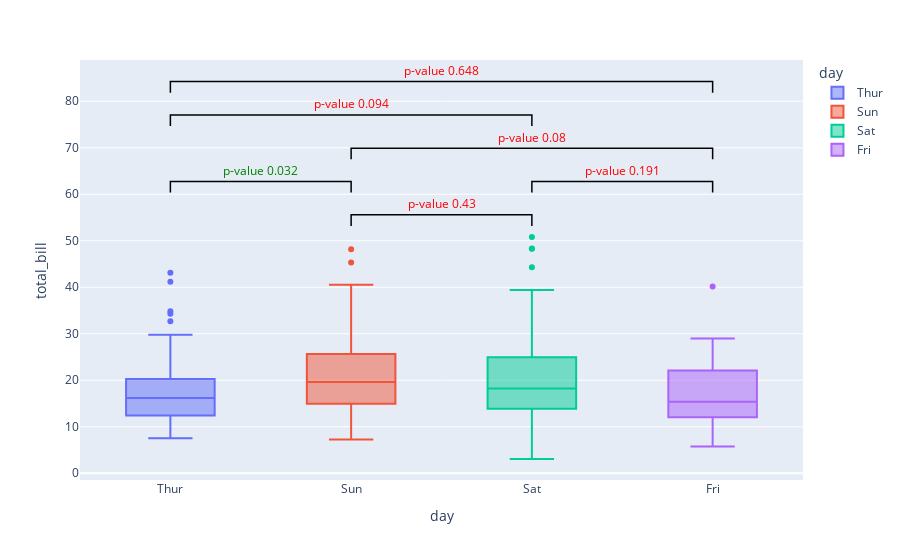

Write notebook code for a chart like this one.
### Code cell
df = sns.load_dataset("tips")
x = "day"
y = "total_bill"

tap.plot_stats(df, x, y, type_plot="box",type_test="Mann-Whitney", order=["Thur", "Sun", "Sat", "Fri"], type_correction="Benjamini-Hochberg")

### Figure 1 — Plotly figure (JSON) as saved in the notebook; plotly's stock layout.template omitted (floating-point values rounded to 4 significant figures)
{"data": [{"alignmentgroup": "True", "hovertemplate": "day=%{x}<br>total_bill=%{y}<extra></extra>", "legendgroup": "Thur", "marker": {"color": "#636efa"}, "name": "Thur", "notched": false, "offsetgroup": "Thur", "orientation": "v", "showlegend": true, "type": "box", "x": ["Thur", "Thur", "Thur", "Thur", "Thur", "Thur", "Thur", "Thur", "Thur", "Thur", "Thur", "Thur", "Thur", "Thur", "Thur", "Thur", "Thur", "Thur", "Thur", "Thur", "Thur", "Thur", "Thur", "Thur", "Thur", "Thur", "Thur", "Thur", "Thur", "Thur", "Thur", "Thur", "Thur", "Thur", "Thur", "Thur", "Thur", "Thur", "Thur", "Thur", "Thur", "Thur", "Thur", "Thur", "Thur", "Thur", "Thur", "Thur", "Thur", "Thur", "Thur", "Thur", "Thur", "Thur", "Thur", "Thur", "Thur", "Thur", "Thur", "Thur", "Thur", "Thur"], "x0": " ", "xaxis": "x", "y": [27.2, 22.76, 17.29, 19.44, 16.66, 10.07, 32.68, 15.98, 34.83, 13.03, 18.28, 24.71, 21.16, 10.65, 12.43, 24.08, 11.69, 13.42, 14.26, 15.95, 12.48, 29.8, 8.52, 14.52, 11.38, 22.82, 19.08, 20.27, 11.17, 12.26, 18.26, 8.51, 10.33, 14.15, 16, 13.16, 17.47, 34.3, 41.19, 27.05, 16.43, 8.35, 18.64, 11.87, 9.78, 7.51, 19.81, 28.44, 15.48, 16.58, 7.56, 10.34, 43.11, 13, 13.51, 18.71, 12.74, 13, 16.4, 20.53, 16.47, 18.78], "y0": " ", "yaxis": "y"}, {"alignmentgroup": "True", "hovertemplate": "day=%{x}<br>total_bill=%{y}<extra></extra>", "legendgroup": "Sun", "marker": {"color": "#EF553B"}, "name": "Sun", "notched": false, "offsetgroup": "Sun", "orientation": "v", "showlegend": true, "type": "box", "x": ["Sun", "Sun", "Sun", "Sun", "Sun", "Sun", "Sun", "Sun", "Sun", "Sun", "Sun", "Sun", "Sun", "Sun", "Sun", "Sun", "Sun", "Sun", "Sun", "Sun", "Sun", "Sun", "Sun", "Sun", "Sun", "Sun", "Sun", "Sun", "Sun", "Sun", "Sun", "Sun", "Sun", "Sun", "Sun", "Sun", "Sun", "Sun", "Sun", "Sun", "Sun", "Sun", "Sun", "Sun", "Sun", "Sun", "Sun", "Sun", "Sun", "Sun", "Sun", "Sun", "Sun", "Sun", "Sun", "Sun", "Sun", "Sun", "Sun", "Sun", "Sun", "Sun", "Sun", "Sun", "Sun", "Sun", "Sun", "Sun", "Sun", "Sun", "Sun", "Sun", "Sun", "Sun", "Sun", "Sun"], "x0": " ", "xaxis": "x", "y": [16.99, 10.34, 21.01, 23.68, 24.59, 25.29, 8.77, 26.88, 15.04, 14.78, 10.27, 35.26, 15.42, 18.43, 14.83, 21.58, 10.33, 16.29, 16.97, 17.46, 13.94, 9.68, 30.4, 18.29, 22.23, 32.4, 28.55, 18.04, 12.54, 10.29, 34.81, 9.94, 25.56, 19.49, 38.07, 23.95, 25.71, 17.31, 29.93, 14.07, 13.13, 17.26, 24.55, 19.77, 29.85, 48.17, 25, 13.39, 16.49, 21.5, 12.66, 16.21, 13.81, 17.51, 24.52, 20.76, 31.71, 7.25, 31.85, 16.82, 32.9, 17.89, 14.48, 9.6, 34.63, 34.65, 23.33, 45.35, 23.17, 40.55, 20.69, 20.9, 30.46, 18.15, 23.1, 15.69], "y0": " ", "yaxis": "y"}, {"alignmentgroup": "True", "hovertemplate": "day=%{x}<br>total_bill=%{y}<extra></extra>", "legendgroup": "Sat", "marker": {"color": "#00cc96"}, "name": "Sat", "notched": false, "offsetgroup": "Sat", "orientation": "v", "showlegend": true, "type": "box", "x": ["Sat", "Sat", "Sat", "Sat", "Sat", "Sat", "Sat", "Sat", "Sat", "Sat", "Sat", "Sat", "Sat", "Sat", "Sat", "Sat", "Sat", "Sat", "Sat", "Sat", "Sat", "Sat", "Sat", "Sat", "Sat", "Sat", "Sat", "Sat", "Sat", "Sat", "Sat", "Sat", "Sat", "Sat", "Sat", "Sat", "Sat", "Sat", "Sat", "Sat", "Sat", "Sat", "Sat", "Sat", "Sat", "Sat", "Sat", "Sat", "Sat", "Sat", "Sat", "Sat", "Sat", "Sat", "Sat", "Sat", "Sat", "Sat", "Sat", "Sat", "Sat", "Sat", "Sat", "Sat", "Sat", "Sat", "Sat", "Sat", "Sat", "Sat", "Sat", "Sat", "Sat", "Sat", "Sat", "Sat", "Sat", "Sat", "Sat", "Sat", "Sat", "Sat", "Sat", "Sat", "Sat", "Sat", "Sat"], "x0": " ", "xaxis": "x", "y": [20.65, 17.92, 20.29, 15.77, 39.42, 19.82, 17.81, 13.37, 12.69, 21.7, 19.65, 9.55, 18.35, 15.06, 20.69, 17.78, 24.06, 16.31, 16.93, 18.69, 31.27, 16.04, 38.01, 26.41, 11.24, 48.27, 20.29, 13.81, 11.02, 18.29, 17.59, 20.08, 16.45, 3.07, 20.23, 15.01, 12.02, 17.07, 26.86, 25.28, 14.73, 10.51, 17.92, 44.3, 22.42, 20.92, 15.36, 20.49, 25.21, 18.24, 14.31, 14, 7.25, 10.59, 10.63, 50.81, 15.81, 26.59, 38.73, 24.27, 12.76, 30.06, 25.89, 48.33, 13.27, 28.17, 12.9, 28.15, 11.59, 7.74, 30.14, 20.45, 13.28, 22.12, 24.01, 15.69, 11.61, 10.77, 15.53, 10.07, 12.6, 32.83, 35.83, 29.03, 27.18, 22.67, 17.82], "y0": " ", "yaxis": "y"}, {"alignmentgroup": "True", "hovertemplate": "day=%{x}<br>total_bill=%{y}<extra></extra>", "legendgroup": "Fri", "marker": {"color": "#ab63fa"}, "name": "Fri", "notched": false, "offsetgroup": "Fri", "orientation": "v", "showlegend": true, "type": "box", "x": ["Fri", "Fri", "Fri", "Fri", "Fri", "Fri", "Fri", "Fri", "Fri", "Fri", "Fri", "Fri", "Fri", "Fri", "Fri", "Fri", "Fri", "Fri", "Fri"], "x0": " ", "xaxis": "x", "y": [28.97, 22.49, 5.75, 16.32, 22.75, 40.17, 27.28, 12.03, 21.01, 12.46, 11.35, 15.38, 12.16, 13.42, 8.58, 15.98, 13.42, 16.27, 10.09], "y0": " ", "yaxis": "y"}], "layout": {"annotations": [{"font": {"color": "Red"}, "hovertext": "p-value: 0.4302486403889546<br>statistic: 3582.5", "showarrow": false, "text": "p-value 0.43", "x": 1.5, "y": 57.97}, {"font": {"color": "Green"}, "hovertext": "p-value: 0.032177547001935106<br>statistic: 3007.0", "showarrow": false, "text": "p-value 0.032", "x": 0.5, "y": 65.13}, {"font": {"color": "Red"}, "hovertext": "p-value: 0.1913257248996844<br>statistic: 1012.0", "showarrow": false, "text": "p-value 0.191", "x": 2.5, "y": 65.13}, {"font": {"color": "Red"}, "hovertext": "p-value: 0.0804087305575709<br>statistic: 960.5", "showarrow": false, "text": "p-value 0.08", "x": 2, "y": 72.29}, {"font": {"color": "Red"}, "hovertext": "p-value: 0.0938012653233402<br>statistic: 3213.5", "showarrow": false, "text": "p-value 0.094", "x": 1, "y": 79.45}, {"font": {"color": "Red"}, "hovertext": "p-value: 0.6476760217605698<br>statistic: 630.5", "showarrow": false, "text": "p-value 0.648", "x": 1.5, "y": 86.62}], "boxmode": "overlay", "legend": {"title": {"text": "day"}, "tracegroupgap": 0}, "margin": {"t": 60}, "shapes": [{"line": {"color": "Black", "width": 1.5}, "path": "M 1,53.197 L1,55.584 L2,55.584 L2,53.197", "type": "path"}, {"line": {"color": "Black", "width": 1.5}, "path": "M 1,60.358000000000004 L1,62.745000000000005 L0,62.745000000000005 L0,60.358000000000004", "type": "path"}, {"line": {"color": "Black", "width": 1.5}, "path": "M 2,60.358000000000004 L2,62.745000000000005 L3,62.745000000000005 L3,60.358000000000004", "type": "path"}, {"line": {"color": "Black", "width": 1.5}, "path": "M 1,67.519 L1,69.906 L3,69.906 L3,67.519", "type": "path"}, {"line": {"color": "Black", "width": 1.5}, "path": "M 2,74.68 L2,77.06700000000001 L0,77.06700000000001 L0,74.68", "type": "path"}, {"line": {"color": "Black", "width": 1.5}, "path": "M 0,81.84100000000001 L0,84.22800000000001 L3,84.22800000000001 L3,81.84100000000001", "type": "path"}], "xaxis": {"anchor": "y", "categoryarray": ["Thur", "Sun", "Sat", "Fri"], "categoryorder": "array", "domain": [0, 1], "title": {"text": "day"}}, "yaxis": {"anchor": "x", "autorange": true, "domain": [0, 1], "title": {"text": "total_bill"}}}}
